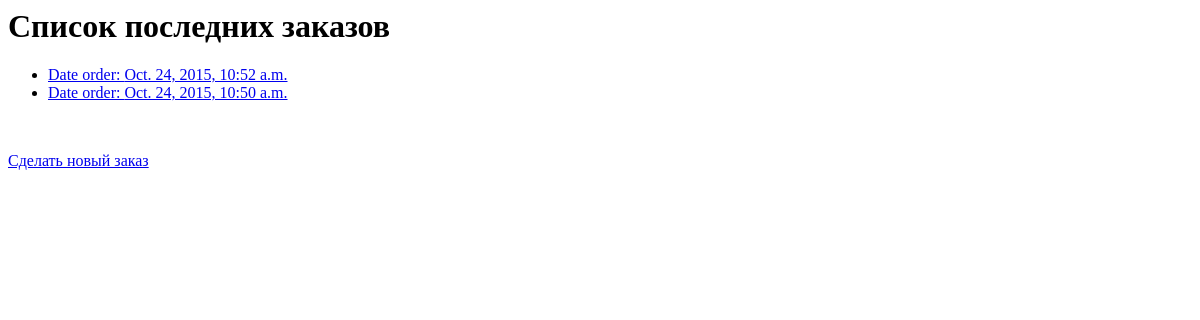
The page /lunch/ on the database as committed earlier.
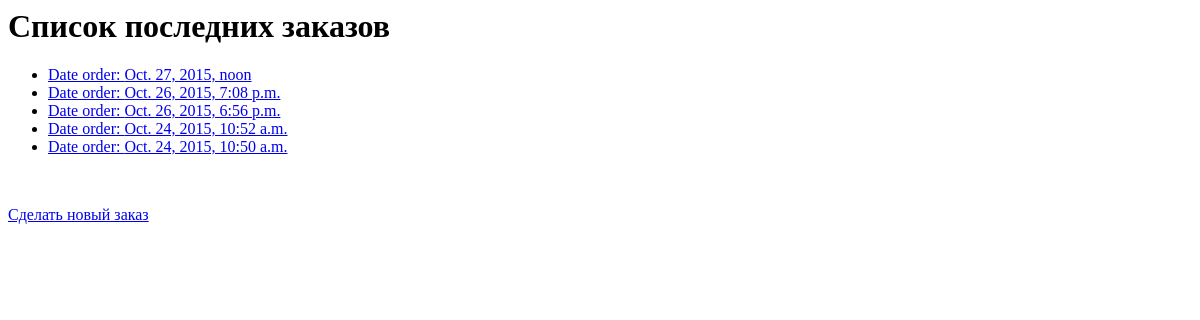
The same page on the database as committed later.
### lunch/models.py (models this page shows, shortened)
class Order(models.Model):
    DateOrder = models.DateTimeField('date order product')
    UserID = models.ForeignKey('User')

### lunch/views.py (the view)
def index(request):
    latest_order_list = Order.objects.order_by('-DateOrder')[:5]
    context = {'latest_order_list': latest_order_list}
    return render(request, 'lunch/index.html', context)

### lunch/templates/lunch/index.html (shortened to what this page needs)
<h1>Список последних заказов</h1>
{% if latest_order_list %}
    <ul>
    {% for Order in latest_order_list %}
        <li><a href="{% url 'lunch:detail' Order.id %}">Date order: {{ Order.DateOrder}}</a></li>
    {% endfor %}
    </ul>
{% else %}
    <p>No lunch are available.</p>
{% endif %}
<p><a href = "{% url 'lunch:neworder' %}">Сделать новый заказ </p>

Rows that differ between the two databases and show on the page:
added Order: DateOrder "Oct. 27, 2015, noon"
added Order: DateOrder "Oct. 26, 2015, 7:08 p.m."
added Order: DateOrder "Oct. 26, 2015, 6:56 p.m."
